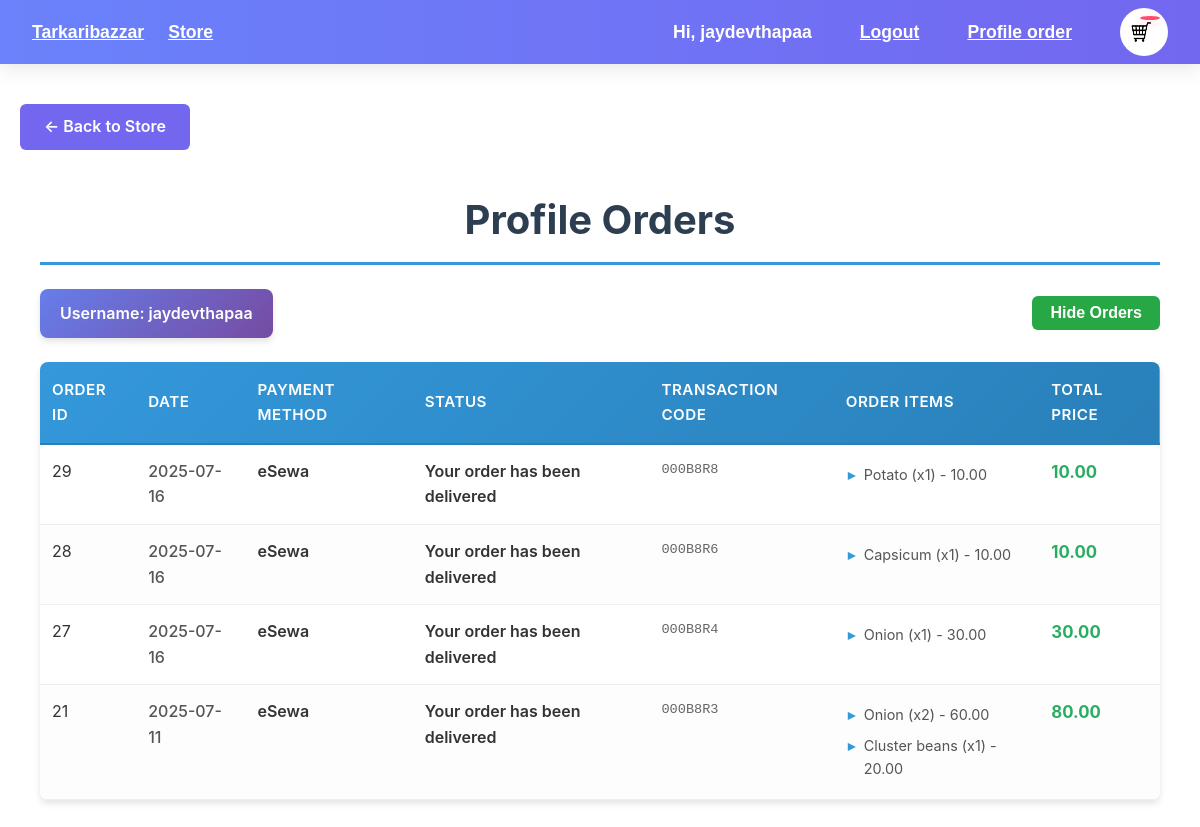
The page /profile/ (signed in) on the database as committed earlier.
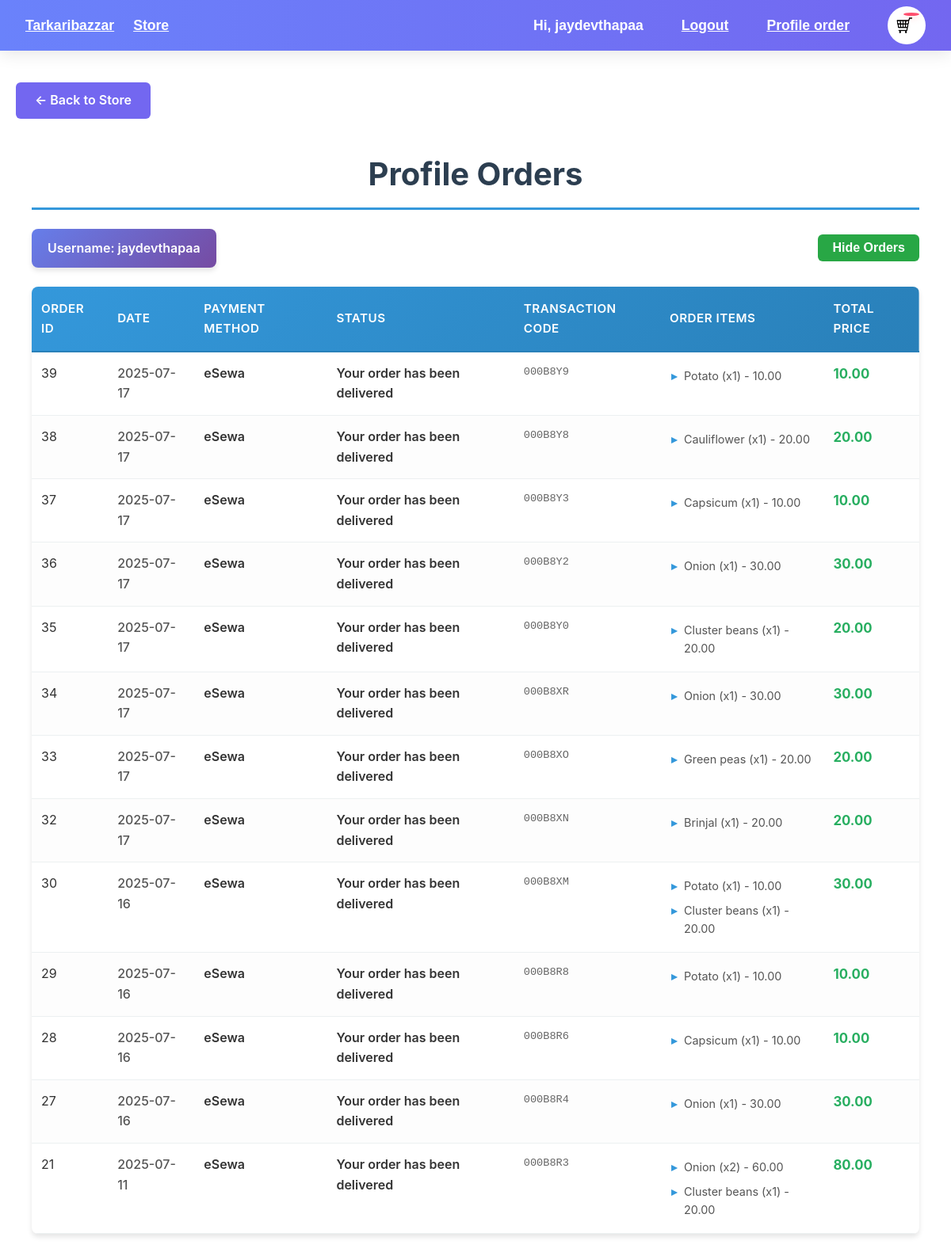
The same page on the database as committed later.
### store/models.py (models this page shows, shortened)
class Order(models.Model):
    customer = models.ForeignKey(Customer, on_delete=models.SET_NULL, blank=True, null=True)
    date_orderd = models.DateTimeField(auto_now_add=True)
    complete = models.BooleanField(default=False, null=True, blank=False)
    transaction_id = models.CharField(max_length=100, null=True, blank=True)
    ref_id = models.CharField(max_length=100, null=True, blank=True)
    payment_status = models.CharField(max_length=20, default='pending', choices=[
        ('pending', 'Pending'),
        ('processing', 'Processing'),
        ('shipped', 'Shipped'),
        ('delivered', 'Delivered'),
        ('completed', 'Completed'),
        ('failed', 'Failed'),
        ('cancelled', 'Cancelled'),
    ])
    payment_error = models.TextField(null=True, blank=True)
    esewa_payment_id = models.CharField(max_length=100, null=True, blank=True)
    esewa_merchant_id = models.CharField(max_length=100, null=True, blank=True)
    payment_method = models.CharField(max_length=20, default='esewa', choices=[
        ('esewa', 'eSewa'),
        ('cod', 'Cash on Delivery'),
    ])
    @property
    def get_cart_total(self):
        orderitems = self.orderitem_set.all()
        total = sum([item.get_total for item in orderitems])
        return total

class OrderItem(models.Model):
    product=models.ForeignKey(Product,on_delete=models.SET_NULL,blank=True,null=True)
    order=models.ForeignKey(Order,on_delete=models.SET_NULL,blank=True,null=True)
    quantity=models.IntegerField(default=0,null=True,blank=True)
    date_added=models.DateTimeField(auto_now_add=True)
    @property
    def get_total(self):
        if self.product is None:
            return 0
        total = self.product.price * self.quantity
        return total

class Product(models.Model):
    name= models.CharField(max_length=100, null=True)
    price = models.DecimalField(max_digits=10, decimal_places=2, default=0.00)
    digital=models.BooleanField(default=False, null=True, blank=False)
    image=models.ImageField(null=True,blank=True)
    about_products = models.TextField(null=True, blank=True, help_text='Brief introduction about the product')

### store/views.py (the view)
# urls.py: path('profile/', views.profile, name='profile'),
@login_required
def profile(request):
    customer, _ = Customer.objects.get_or_create(user=request.user)
    orders = Order.objects.filter(customer=customer, complete=True).order_by('-date_orderd').prefetch_related('orderitem_set__product')
    return render(request, 'store/user/profile.html', {'orders': orders})

### store/templates/store/user/profile.html (shortened to what this page needs)
{% extends 'store/main.html' %}
{% block content %}
<a href="{% url 'store' %}" class="back-to-store-btn" style="display:inline-block;margin-bottom:18px;padding:10px 24px;background:#7367f0;color:#fff;border:none;border-radius:6px;font-size:1rem;font-weight:600;text-decoration:none;transition:background 0.2s;">&#8592; Back to Store</a>
<div class="profile-orders">
  <h1>Profile Orders</h1>
  <div class="profile-header">
    <div class="username-display">Username: {{ user.username }}</div>
    {% if orders %}
      <button id="toggle-orders-btn" type="button" style="margin-left: 12px; padding: 8px 18px; background: #28a745; color: #fff; border: none; border-radius: 6px; font-size: 1rem; font-weight: 600; cursor: pointer;">Hide Orders</button>
    {% endif %}
  </div>
  {% if orders %}
    <table class="orders-table" id="orders-table">
      <thead>
        <tr>
          <th>Order ID</th>
          <th>Date</th>
          <th>Payment Method</th>
          <th>Status</th>
          <th>Transaction Code</th>
          <th>Order Items</th>
          <th>Total Price</th>
        </tr>
      </thead>
      <tbody>
        {% for order in orders %}
        <tr>
          <td>{{ order.id }}</td>
          <td>{{ order.date_orderd|date:'Y-m-d' }}</td>
          <td>{{ order.get_payment_method_display }}</td>
          <td>
            {% if order.get_payment_status_display == 'Delivered' %}
              <span class="delivered-message">Your order has been delivered</span>
            {% else %}
              {{ order.get_payment_status_display }}
            {% endif %}
          </td>
          <td>{{ order.transaction_id|default:'-' }}</td>
          <td>
            <ul class="order-items-list">
              {% for item in order.orderitem_set.all %}
                {% if item.product and item.quantity > 0 %}
                  <li>{{ item.product.name }} (x{{ item.quantity }}) - {{ item.get_total }}</li>
                {% endif %}
              {% empty %}
                <li>No items</li>
              {% endfor %}
            </ul>
          </td>
          <td>{{ order.get_cart_total }}</td>
        </tr>
        {% endfor %}
      </tbody>
    </table>
  {% else %}
    <div class="no-orders-message">
      <p>No orders found.</p>
    </div>
  {% endif %}
</div>
{% endblock content %}

Rows that differ between the two databases and show on the page:
added Order: id "39", date_orderd "2025-07-17", payment_method "eSewa", payment_status "Your order has been delivered", transaction_id "000B8Y9", get_cart_total "10.00"
added OrderItem: product.name "Potato", quantity "1", get_total "10.00", shown under "39"
added Order: id "38", date_orderd "2025-07-17", payment_method "eSewa", payment_status "Your order has been delivered", transaction_id "000B8Y8", get_cart_total "20.00"
added OrderItem: product.name "Cauliflower", quantity "1", get_total "20.00", shown under "38"
added Order: id "37", date_orderd "2025-07-17", payment_method "eSewa", payment_status "Your order has been delivered", transaction_id "000B8Y3", get_cart_total "10.00"
added OrderItem: product.name "Capsicum", quantity "1", get_total "10.00", shown under "37"
added Order: id "36", date_orderd "2025-07-17", payment_method "eSewa", payment_status "Your order has been delivered", transaction_id "000B8Y2", get_cart_total "30.00"
added OrderItem: product.name "Onion", quantity "1", get_total "30.00", shown under "36"
added Order: id "35", date_orderd "2025-07-17", payment_method "eSewa", payment_status "Your order has been delivered", transaction_id "000B8Y0", get_cart_total "20.00"
added OrderItem: product.name "Cluster beans", quantity "1", get_total "20.00", shown under "35"
added Order: id "34", date_orderd "2025-07-17", payment_method "eSewa", payment_status "Your order has been delivered", transaction_id "000B8XR", get_cart_total "30.00"
added OrderItem: product.name "Onion", quantity "1", get_total "30.00", shown under "34"
added Order: id "33", date_orderd "2025-07-17", payment_method "eSewa", payment_status "Your order has been delivered", transaction_id "000B8XO", get_cart_total "20.00"
added OrderItem: product.name "Green peas", quantity "1", get_total "20.00", shown under "33"
added Order: id "32", date_orderd "2025-07-17", payment_method "eSewa", payment_status "Your order has been delivered", transaction_id "000B8XN", get_cart_total "20.00"
added OrderItem: product.name "Brinjal", quantity "1", get_total "20.00", shown under "32"
now on this page (row edited): Order: id "30", date_orderd "2025-07-16", payment_method "eSewa", payment_status "Your order has been delivered", transaction_id "000B8XM", get_cart_total "30.00"
added OrderItem: product.name "Potato", quantity "1", get_total "10.00", shown under "30"
added OrderItem: product.name "Cluster beans", quantity "1", get_total "20.00", shown under "30"
